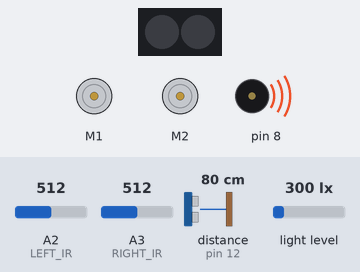
A sketch run on a simulated Arduino Nano, built with avr-gcc and run on an emulated ATmega328P. Shown: 2 RGB LEDs in strip order, left to right, 2 × DC motor (green arrow = forward, orange = backward, longer = faster), buzzer (waves = sounding). Wiring (inferred from the names in the program): ultrasonic range finder: trigger pin 12; echo pin 12. Inputs (shaded band) come from the test bench; at power-on: distance to the obstacle (sensor on pin 12) 80 cm, light level 300 lx, A2 (LEFT_IR) = 512, A3 (RIGHT_IR) = 512. The echo pulse lasts 58.3 µs per cm.

Above: at 1.24 s.
1.6 s: distance to the obstacle (sensor on pin 12) set to 12 cm
At 1.67 s:
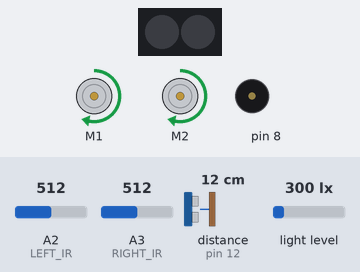
4.6 s: distance to the obstacle (sensor on pin 12) set to 10 cm
At 5.55 s:
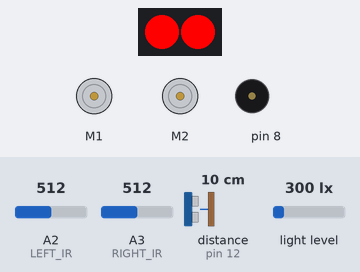
At 6.05 s:
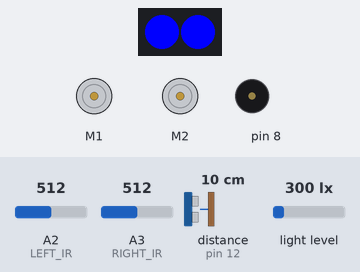
7.6 s: light level set to 362 lx
At 8.28 s:
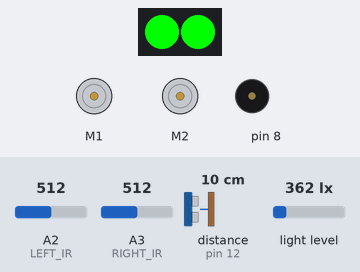
10.6 s: light level set to 500 lx
13.6 s: distance to the obstacle (sensor on pin 12) set to 2 cm
16.6 s: distance to the obstacle (sensor on pin 12) set to 18 cm
Timing chart, 0 to 20.6 s (numbered marks = the images above; inputs shaded):
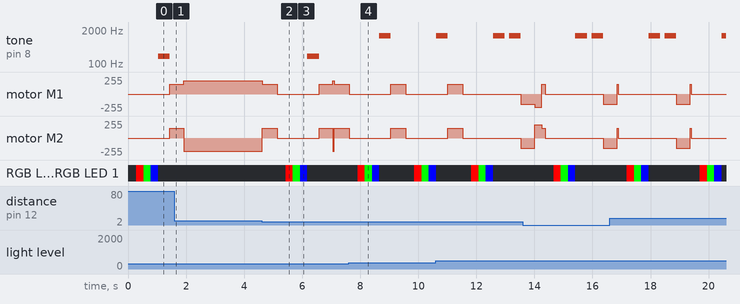

The sketch:

thomas_the_dank_engine.ino
```cpp
#include <MeMCore.h>

// SETTING SENSOR PINS
#define LIGHT_SENSOR A6
#define LEFT_IR A2
#define RIGHT_IR A3
#define ULTRASONIC 12
#define LOW_SOUND_PIN A1
#define HIGH_SOUND_PIN A0

#define TIMEOUT 15000
#define ULTRASONIC_DIVIDER 57.78

// DEFINITIONS FOR BASIC MOVEMENTS
#define MIN_ULTRASONIC 8
#define MIN_DISTANCE 700
#define MAX_SPEED 150
#define MAX_SPEED_FWD 200
#define FULL_LEFT 475
#define FULL_RIGHT 475
#define UTURN 970
#define ONE_CELL 1300
#define AVOID_WALL 40

// DEFINITIONS FOR THE COLOR SENSOR
#define MAX 255
#define DELAY_TIME 250

// FREQUENCIES FOR VICTORY TUNE
#define NOTE_DS5 622
#define NOTE_F5 698
#define NOTE_FS5 740
#define NOTE_G5 784
#define NOTE_GS5 831
#define NOTE_A5 880
#define NOTE_AS5 932
#define NOTE_B5 988
#define NOTE_C6 1047
#define NOTE_D6 1175
#define NOTE_E6 1319


// Initialize sensors
MeLightSensor lightSensor(PORT_6);
MeRGBLed led(0,30);

// Initialize both motors
MeDCMotor motor1(M1); //Right forwards
MeDCMotor motor2(M2); //Left backwards
MeBuzzer buzzer;
MeLineFollower lineFinder(PORT_2);

double inputLeft, inputRight;
int sensorState;


void setup() {
  Serial.begin(9600);
  led.setpin(13);

  led.setColor(0,0,0);
  led.show();
}

void loop() {
  delay(40);
  inputLeft = analogRead(LEFT_IR);
  inputRight = analogRead(RIGHT_IR);

  sensorState = lineFinder.readSensors();
  if (sensorState != S1_OUT_S2_OUT){
    motor1.stop();
    motor2.stop();
    delay(DELAY_TIME);
    colorChallenge();
  }

  if(ultrasonic() <= MIN_ULTRASONIC){
    moveBackward(6 * AVOID_WALL);
    if(inputLeft < inputRight){
      turnRight(2 * AVOID_WALL);
    } else if(inputRight <= inputLeft){
      turnLeft(2 * AVOID_WALL);
    }
  }
  if(inputRight <= MIN_DISTANCE && inputRight > 150){
    turnLeft(AVOID_WALL);
  }else if(inputLeft <= MIN_DISTANCE && inputLeft > 150){
    turnRight(AVOID_WALL);
  }else{
    moveForward();
  }
}

/* START OF BASIC MOVEMENT FUNCTIONS */

// moves the mBot forward
void moveForward(){
  motor1.run(MAX_SPEED_FWD);
  motor2.run(-MAX_SPEED_FWD);
}

// moves mBot forward for time t
void moveForward(int t){
  motor1.run(MAX_SPEED_FWD);
  motor2.run(-MAX_SPEED_FWD);
  delay(t);
  motor1.stop();
  motor2.stop();
}

// moves the mBot backward
void moveBackward(int t){
  motor1.run(-MAX_SPEED_FWD);
  motor2.run(MAX_SPEED_FWD);
  delay(t);
  motor1.stop();
  motor2.stop();
}

// turns the mBot left
void turnLeft(int t){
  motor1.run(MAX_SPEED);
  motor2.run(MAX_SPEED);
  delay(t);
  motor1.stop();
  motor2.stop();
}

// turns the mBot right
void turnRight(int t){
  motor1.run(-MAX_SPEED);
  motor2.run(-MAX_SPEED);
  delay(t);
  motor1.stop();
  motor2.stop();
}

//returns distance in cm
long ultrasonic() {

  // Creates an ultrasonic pulse
  pinMode(ULTRASONIC, OUTPUT);
  digitalWrite(ULTRASONIC, LOW);
  delayMicroseconds(2);
  digitalWrite(ULTRASONIC, HIGH);
  delayMicroseconds(2);
  digitalWrite(ULTRASONIC, LOW);
  pinMode(ULTRASONIC, INPUT);

  // Return pulse in
  // empirically derived
  return pulseIn(ULTRASONIC, HIGH, TIMEOUT) / 28.89 / 2;
}

/* CHALLENGE FUNCTIONS */

// The color challenge
void colorChallenge() {
  int r, g, b;
  char color = '\0';
  int colorArr[3];

  // Values from calibration with white paper and black paper
  int whiteArr[3] = {598, 355, 495};
  int blackArr[3] = {253, 138, 183};
  int greyDiff[3] = {whiteArr[0]-blackArr[0],
                     whiteArr[1]-blackArr[1],
                     whiteArr[2]-blackArr[2]};

  // Reads the value of light sensor for each LED color
  for (int i=0; i<3; i++) {
    led.setColor( (i==0) ? MAX : 0, (i==1) ? MAX : 0 , (i==2) ? MAX : 0);
    led.show();
    delay(DELAY_TIME);
    colorArr[i] = (lightSensor.read() - blackArr[i]) * 255 / greyDiff[i];
  }
  led.setColor(0,0,0);
  led.show();

  // Assign r g b with values from the color sensor
  r = colorArr[0],
  g = colorArr[1],
  b = colorArr[2];

  // Conditionals to determine color
  // Return 0 for no color detected,
  //        X for black,
  //        R for red,
  //        G for green,
  //        B for blue,
  //        Y for yellow,
  //        P for purple.
  //        $ for error.

  // Empirically derived algorithm
  if (r+g+b>100*3) {
    color = '$';
  } else if (r<-80) {
    color = 'Y';
  } else if (r>65) {
    color ='R';
  } else if (r>30 && r<55) {
    if (g>80)
      color = 'B';
    else
      color = 'P';
  } else if (g>30) {
    color = 'G';
  } else if (r<0 && g<0 && b<0){
    color = 'X';
  } else {
    color = '$';
  }

  // Instructions for each color
  switch(color){
    case 'R':
      buzzer.tone(1200, 400);
      turnLeft(FULL_LEFT);
      break;

    case 'G':
      buzzer.tone(1200, 400);
      delay(160);
      buzzer.tone(1200, 400);
      turnRight(FULL_RIGHT);
      break;

    case 'B':
      buzzer.tone(200, 400);
      delay(160);
      buzzer.tone(200, 400);
      turnRight(FULL_RIGHT);
      while(ultrasonic() > 9.5)
        moveForward(AVOID_WALL);
      turnRight(FULL_RIGHT);
      break;

    case 'Y':
      buzzer.tone(1200, 400);
      delay(160);
      buzzer.tone(1200, 400);
      delay(160);
      buzzer.tone(1200, 400);
      inputLeft = analogRead(LEFT_IR);
      inputRight = analogRead(RIGHT_IR);
      // U turn direction is based on IR sensor readings.
      if(inputLeft <= inputRight)
        turnRight(UTURN);
      else if(inputLeft > inputRight)
        turnLeft(UTURN);
      break;

    case 'P':
      buzzer.tone(200, 400);
      turnLeft(FULL_LEFT);
      while(ultrasonic() > 9.5)
        moveForward(AVOID_WALL);
      turnLeft(FULL_LEFT);
      break;

    case 'X':
      buzzer.tone(400, 200);
      delay(160);
      buzzer.tone(400, 200);
      delay(160);
      buzzer.tone(400, 200);
      soundChallenge();
      break;

    case '$':
      motor1.stop();
      motor2.stop();
      buzzer.tone(2000, 200);
      delay(1000);
      break;
  }
}

// Do the sound Challenge
void soundChallenge() {
  long lowVal=0, highVal = 0;

  // sample 20 times in 1s, then take the average value
  for(int i=0; i<20; i++){
    lowVal += analogRead(LOW_SOUND_PIN);
    highVal += analogRead(HIGH_SOUND_PIN);
    delay(50);
  }

  lowVal /= 20;
  highVal /= 20;

  if (lowVal >= 300 && lowVal > highVal){ // for low frequencies
    turnLeft(FULL_LEFT);
  }
  else if(highVal >= 100) { // for high frequencies
    turnRight(FULL_RIGHT);
  }
  else { // no sound signal detected
    victory();
    exit(0); // Shut down the bot after END OF MAZE
  }
}

// When all the challenges are finished play
// Thomas the Tank Engine Theme Song
void victory() {
  int melody[] = {
    NOTE_G5, NOTE_A5, NOTE_B5, NOTE_C6,
    NOTE_D6, NOTE_E6,
    NOTE_GS5, 0,
    NOTE_A5, NOTE_F5, NOTE_A5, NOTE_G5, 0,
    NOTE_GS5, NOTE_A5, NOTE_F5, NOTE_F5, NOTE_A5, NOTE_G5,
    NOTE_FS5, NOTE_G5, NOTE_FS5, NOTE_G5, NOTE_FS5,
    NOTE_G5, NOTE_G5, 0,
    NOTE_FS5, NOTE_G5, NOTE_FS5, NOTE_G5,
    NOTE_GS5, NOTE_GS5,
    0, NOTE_DS5, NOTE_DS5, NOTE_F5, NOTE_FS5,
    NOTE_G5, NOTE_AS5,
    NOTE_F5, NOTE_G5,
    NOTE_GS5, 0
  };
  int noteDurations[] = { // measured in semiquavers
    4, 4, 4, 8,
    4, 8,
    8, 24,
    4, 4, 4, 8, 10,
    2, 4, 4, 4, 2, 8,
    1, 3, 1, 3, 1,
    8, 8, 7,
    1, 3, 1, 4,
    8, 8,
    2, 2, 4, 4, 4,
    8, 8,
    8, 8,
    4, 12
    };

  // Playing the music according to tempo
  // crotchet = 190, note delay = 158ms
  double noteDelay = 1000.0 * 60.0/190.0 / 2 /4;
  for (int i=0; i<44; i++) {
  int thisDuration = noteDelay * noteDurations[i];
  if(melody[i] == 0)
    delay(thisDuration);
  else
    buzzer.tone(8, melody[i], thisDuration);

  // delay to differentiate between notes
  delay(thisDuration);
  buzzer.noTone(8);
  }
}
```

Measured:
- the behaviour switches between 11 and 10 cm on distance to the obstacle (sensor on pin 12) (found by bisection; images 1 and 2)
- the behaviour switches between 327 and 328 lx on light level (found by bisection; images 3 and 4)
- after the input at 4.6 s, tone on pin 8: silent → 200 Hz after 1.6 s, → silent 0.40 s later; RGB LED 0, RGB LED 1: off → RGB(255, 0, 0) after 0.83 s, → RGB(0, 255, 0) 0.25 s later, → RGB(0, 0, 255) 0.25 s later, → off 0.25 s later
